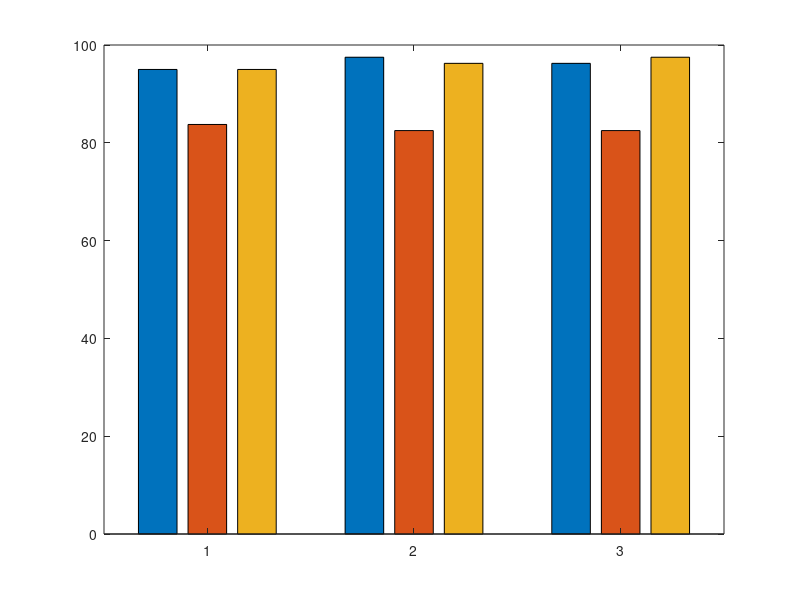

MATLAB code for this plot: (Note: this script raises an error after producing the figure.)
%
% ------
% Author: Elizabeth Vargas
% E-mail: EVargas@tmvse.com
% Created: 06-05-2015, using MATLAB 8.4.0.150421 (R2014b)
% Modified: 06-05-2015
% Copyright 2015 Toshiba Medical Visualization Systems Europe (TMVS)



result_3 = [95, 83.75, 95];
result_5 = [97.5 82.5 96.25];
result_7 = [96.25 82.5 97.5];

figure;
bar([result_3;result_5;result_7]);
colormap(parula)
title('UdG Dataset')
grid on
xlabel('Neighbourhood Size')
set(gca,'XTickLabel',{'3', '5', '7'})
ylabel('Accuracy (%)')
legend('255 bins,10 centroids','128 bins,10 centroids','256 bins,20 centroids')